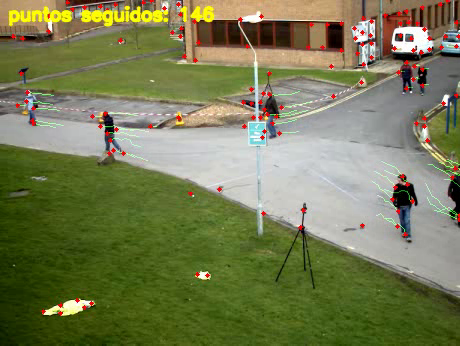
#> input picture frame 7 of tp04/salidas/lucas_kanade.mp4, 460 x 346 px, given in place of vtest.avi, which was not available
$ python ej_3_objeto_abandonado.py   (older library calls are emulated)
#> lines starting #> are read from the running program, lines starting #| are printed output that depends on the picture; after the words box and inside, x2 and y2 are one past the last pixel; in counts of white or black regions, pixels touching at a corner belong together
"""Ejercicio 3 — Alarma de objeto abandonado con dos modelos de fondo (MOG2 lento y rápido).

Un objeto que queda quieto termina absorbido por el modelo de fondo. Con dos MOG2 que aprenden
a distinta velocidad, un objeto quieto es primer plano para el LENTO pero ya es fondo para el
RÁPIDO:   estático = primer_plano(lento) Y NO primer_plano(rápido)
Si una región estática se mantiene más de T segundos, se da la alarma.

El video de muestra no tiene ningún objeto abandonado: a partir del cuadro DESDE se pega un
"bolso" sintético. Como sabemos dónde y cuándo aparece, se puede medir si la alarma acierta.
Con un video propio se pone SIMULAR = False.

Controles: ESPACIO pausa/reanuda, Q o ESC sale.
"""
from pathlib import Path

import cv2
import numpy as np

DATOS = Path(__file__).parent / 'datos'
VIDEO = DATOS / 'vtest.avi'
VENTANA = 'Objeto abandonado'
ESCALA = 0.6            # los cuadros se reducen al 60 % (como en el notebook)

K_OPEN = cv2.getStructuringElement(cv2.MORPH_ELLIPSE, (3, 3))
K_CLOSE = cv2.getStructuringElement(cv2.MORPH_ELLIPSE, (9, 9))


def reducir(frame):
    return cv2.resize(frame, None, fx=ESCALA, fy=ESCALA, interpolation=cv2.INTER_AREA)


def gris(f):
    return cv2.cvtColor(f, cv2.COLOR_BGR2GRAY) if f.ndim == 3 else f


# ---------------------------------------------------------------------------
# Simulación del objeto abandonado
# ---------------------------------------------------------------------------
def crear_bolso(ancho=26, alto=18, seed=0):
    # Textura aleatoria oscura y suavizada (para que no sea un rectángulo liso) con un borde
    # rojizo. Semilla fija: siempre el mismo bolso
    rng = np.random.default_rng(seed)
    bolso = rng.integers(10, 110, (alto, ancho, 3), dtype=np.uint8)
    bolso = cv2.GaussianBlur(bolso, (3, 3), 0)
    cv2.rectangle(bolso, (0, 0), (ancho - 1, alto - 1), (30, 30, 200), 1)
    return bolso


# [7 lines left out: function pegar_bolso, not called in this run]


# ---------------------------------------------------------------------------
# Dos modelos de fondo: lento y rápido
# ---------------------------------------------------------------------------
def fondo_inicial(ruta, n_init=100, paso=4):
    # Fondo de arranque: mediana, píxel a píxel, de un cuadro cada `paso` de los primeros n_init.
    # Las personas pasan y en cada píxel están poco tiempo, así que la mediana se queda con el
    # fondo. Con n_init = 1 se usaría sólo el primer cuadro, con la gente incluida, y donde
    # estaban esas personas aparecerían "fantasmas" cuando se van
#> called with n_init = 100, paso = 4
    cap = cv2.VideoCapture(str(ruta))
    cuadros = []
    for k in range(n_init):
        ok, f = cap.read()
        if not ok:
            break
        if k % paso == 0:
            cuadros.append(reducir(f))
#> this loop made 31 passes
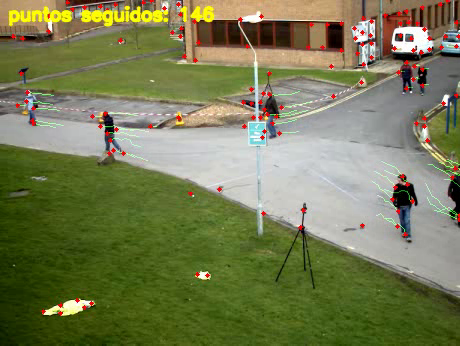
#> input picture frame 7 of tp04/salidas/lucas_kanade.mp4, 460 x 346 px, given in place of vtest.avi, which was not available
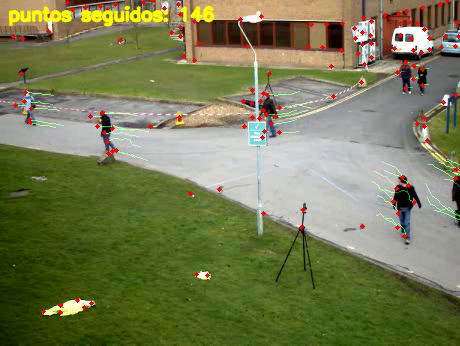
#> input picture frame 8 of tp04/salidas/lucas_kanade.mp4, 460 x 346 px, given in place of vtest.avi, which was not available
#> pass 3, in fondo_inicial, `ok, f = cap.read()`:
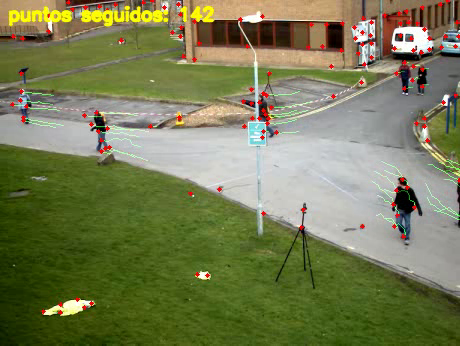
#> f: shape (346, 460, 3); mean B, G, R 84.1, 124.4, 120.3
#> after the loop:
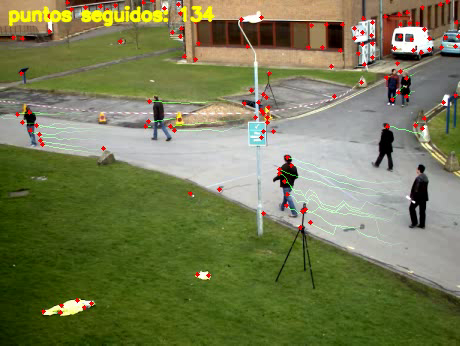
#> f: shape (346, 460, 3); mean B, G, R 83.1, 123.2, 119
#> after the loop, cuadros = 8 items
    cap.release()
    fondo = np.median(np.stack(cuadros), axis=0).astype(np.uint8)
    return cv2.GaussianBlur(fondo, (5, 5), 0)


# [47 lines left out: functions crear_modelos, aplicar_modelos, mascara_estatica, actualizar_persistencia, mascara_alarma, not called in this run]


def detectar_blobs(mascara, area_min=80):
    contornos, _ = cv2.findContours(mascara, cv2.RETR_EXTERNAL, cv2.CHAIN_APPROX_SIMPLE)
    return [cv2.boundingRect(c) for c in contornos if cv2.contourArea(c) >= area_min]


# ---------------------------------------------------------------------------
# Filtros contra falsas alarmas
# ---------------------------------------------------------------------------
# [33 lines left out: functions recortar_a_zona, forma_de_objeto_dejado, borde_medio, esta_presente, not called in this run]


class Detector:
    # Guarda el estado entre cuadros (los dos modelos y la persistencia de cada píxel)
    # [78 lines left out: functions __init__, procesar, con_titulo, dibujar_cajas, mapa_persistencia, armar_vista, not called in this run]


# ---------------------------------------------------------------------------
# Recorrido del video
# ---------------------------------------------------------------------------
def procesar(ruta, bolso, pos_bolso, desde, simular=True, n_init=100, **params):
    cap = cv2.VideoCapture(str(ruta))
    if not cap.isOpened():
        raise FileNotFoundError(f'No se pudo abrir el video: {ruta}')
    fps = cap.get(cv2.CAP_PROP_FPS) or 25
    det = Detector(fondo_inicial(ruta, n_init), fps, **params)
    eventos = []                # alarmas de cada cuadro
    n_forma = n_fantasma = 0    # cuadros con regiones descartadas por cada filtro
    i, pausa = 0, False

    while True:
        if not pausa:
            ok, frame = cap.read()
            if not ok:
                break
            frame = reducir(frame)

            # a partir del cuadro `desde` el bolso está en la escena
            hay_bolso = simular and i >= desde
            if hay_bolso:
                frame = pegar_bolso(frame, bolso, pos_bolso)

            r = det.procesar(frame)
            eventos.append(r['alarmas'])
            n_forma += bool(r['por_forma'])
            n_fantasma += bool(r['fantasmas'])

            estado = f'bolso desde hace {(i - desde) / fps:.1f} s' if hay_bolso else 'sin bolso'
            cv2.imshow(VENTANA, armar_vista(frame, r, det, i, estado, fps))
            i += 1

        tecla = cv2.waitKey(int(1000 / fps)) & 0xFF
        if tecla in (ord('q'), 27):
            break
        if tecla == ord(' '):
            pausa = not pausa

    cap.release()
    cv2.destroyAllWindows()
    return {'cuadros': i, 'fps': fps, 'eventos': eventos,
            'cuadros_forma': n_forma, 'cuadros_fantasma': n_fantasma}


# ---------------------------------------------------------------------------
# Evaluación (sólo con el bolso simulado: sabemos dónde está)
# ---------------------------------------------------------------------------
# [18 lines left out: functions sobre_bolso, evaluar, not called in this run]


if __name__ == '__main__':
    SIMULAR = True                       # False para usar un video propio con un objeto real
    POS_BOLSO = (193, 173)               # (x, y) en el cuadro reducido (461x346); misma posición que el notebook
    DESDE = 120                          # cuadro en que aparece el bolso
    T_ALARMA_S = 5                       # segundos quieto para dar la alarma
    LR_LENTO, LR_RAPIDO = 0.0008, 0.02
    ZONA_VIGILADA = (55, 86, 285, 207)   # x, y, ancho, alto
    N_INIT = 100                         # cuadros para el fondo inicial (1 = sólo el primero)

    print('PASO 1 — Simulación del objeto abandonado')
    print(f'  Se pega un "bolso" sintético de 26x18 px en {POS_BOLSO}, a partir del cuadro {DESDE}.')
    print('  Como sabemos dónde y cuándo aparece, se puede medir si la alarma acierta y cuánto tarda.')

    print('\nPASO 2 — Fondo inicial y dos modelos MOG2')
    print(f'  Fondo inicial: mediana de los primeros {N_INIT} cuadros (la gente pasa, el fondo queda).')
    print('  Un objeto quieto se vuelve fondo en ~0.1 / learningRate cuadros:')
    print(f'    LENTO  (lr {LR_LENTO}): ~{0.1 / LR_LENTO / 10:.1f} s -> lo nuevo, se mueva o no')
    print(f'    RÁPIDO (lr {LR_RAPIDO}): ~{0.1 / LR_RAPIDO / 10:.1f} s -> sólo lo que se mueve')

    print('\nPASO 3 — Máscara estática = lento Y NO rápido')
    print('  persona caminando: primer plano en los dos -> 0 | objeto quieto: sólo en el lento -> 1')

    print('\nPASO 4 — Persistencia')
    print(f'  Cada píxel cuenta cuántos cuadros seguidos es estático; a los {T_ALARMA_S} s ({T_ALARMA_S * 10} cuadros)')
    print('  es alarma. Si alguien pasa por encima, ese contador vuelve a 0.')

    print('\nPASO 5 — Filtros')
    print(f'  zona vigilada {ZONA_VIGILADA} | forma de bolso: área 200-900 px y proporción 0.3-3.5')
    print('  test de bordes: un objeto presente tiene bordes en el cuadro ACTUAL; un fantasma (objeto')
    print('  retirado) los tiene en el FONDO que recuerda el lento.')

    print('\n  Ventana: arriba = cuadro | primer plano LENTO | primer plano RÁPIDO')
    print('           abajo  = ESTÁTICO | PERSISTENCIA (azul -> rojo) | fondo que recuerda el LENTO')
    print('  rojo = ABANDONADO | naranja = descartado por forma | gris = fantasma | celeste = zona vigilada')
    print('  Mirá el bolso: blanco en el LENTO, negro en el RÁPIDO, y en la persistencia pasa de azul a rojo.')
    print('  ESPACIO pausa, Q o ESC sale.')

    bolso = crear_bolso()
    tam = (bolso.shape[1], bolso.shape[0])
    r = procesar(VIDEO, bolso, POS_BOLSO, DESDE, SIMULAR, N_INIT, lr_lento=LR_LENTO,
                 lr_rapido=LR_RAPIDO, t_alarma_s=T_ALARMA_S, zona=ZONA_VIGILADA)
    fps = r['fps']

    print('\nPASO 6 — Resultados')
    print(f'  -> {r["cuadros"]} cuadros a {fps:.0f} fps')
    if SIMULAR and r['cuadros'] > DESDE:
        ev = evaluar(r, POS_BOLSO, tam, DESDE)
        if ev['demora_s'] is not None:
            print(f'  -> ALARMA sobre el bolso {ev["demora_s"]:.1f} s después de que aparece '
                  f'(se pidieron {T_ALARMA_S} s); sonó durante {ev["duracion_s"]:.1f} s')
            print('     Se apaga cuando el LENTO también absorbe el bolso: la alarma tiene que sonar')
            print(f'     antes de ~{0.1 / LR_LENTO / 10:.0f} s, si no, nunca suena.')
        else:
            print('  -> la alarma nunca sonó sobre el bolso')
        falsas = ev['falsas']
        print(f'  -> cuadros con alarmas en OTRO lugar: {len(falsas)}'
              + (f' (entre el cuadro {falsas[0]} y el {falsas[-1]})' if falsas else ''))
        if falsas:
            print('     En este video salen del cartel junto al poste: dos personas estuvieron paradas ahí')
            print('     casi todo el arranque, así que la mediana las metió en el fondo inicial. Cuando se')
            print('     van, el LENTO ve "algo nuevo" (el cartel que tapaban) y el RÁPIDO ya lo aprendió:')
            print('     es un fantasma de objeto retirado. El test de bordes no lo descarta porque lo que')
            print('     quedó a la vista, el cartel, tiene bordes fuertes (ver "fondo que recuerda el LENTO").')
    print(f'  -> cuadros con regiones descartadas por forma: {r["cuadros_forma"]}, '
          f'como fantasma: {r["cuadros_fantasma"]}')

$ run again, starting later in the video
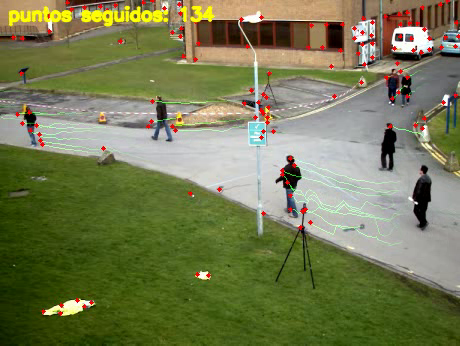
#> input picture frame 35 of tp04/salidas/lucas_kanade.mp4, 460 x 346 px, given in place of vtest.avi, which was not available
#> the loop in fondo_inicial, `for k in range(n_init):` made 31 passes
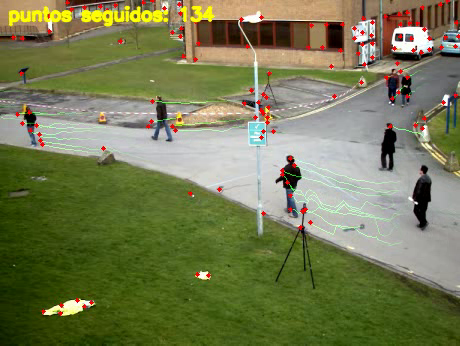
#> input picture frame 35 of tp04/salidas/lucas_kanade.mp4, 460 x 346 px, given in place of vtest.avi, which was not available
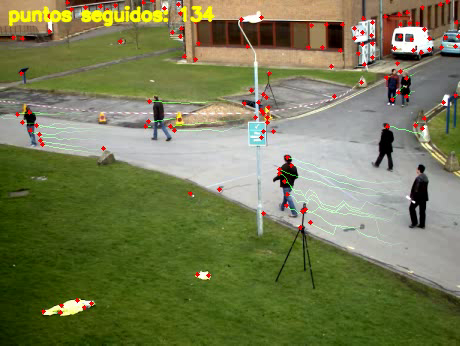
#> input picture frame 36 of tp04/salidas/lucas_kanade.mp4, 460 x 346 px, given in place of vtest.avi, which was not available
#> after the loop in fondo_inicial, `for k in range(n_init):`:
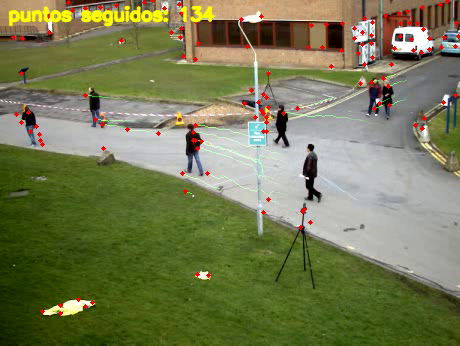
#> f: shape (346, 460, 3); mean B, G, R 83.7, 123.5, 119.6
#> after the loop in fondo_inicial, `for k in range(n_init):`: cuadros = 8 items

$ run again, starting later in the video
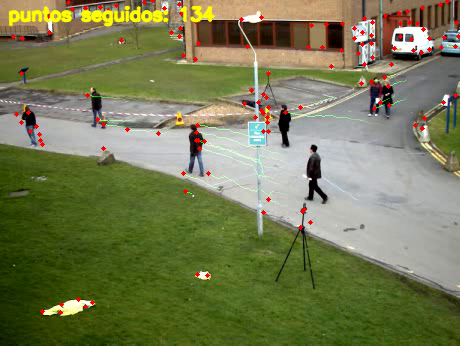
#> input picture frame 63 of tp04/salidas/lucas_kanade.mp4, 460 x 346 px, given in place of vtest.avi, which was not available
#> the loop in fondo_inicial, `for k in range(n_init):` made 17 passes
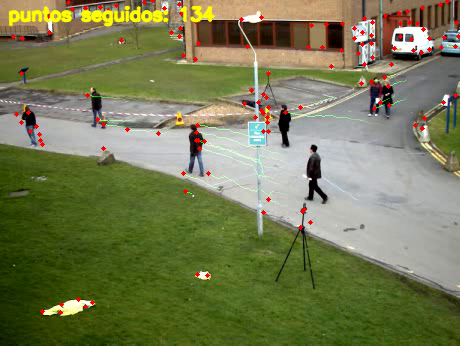
#> input picture frame 63 of tp04/salidas/lucas_kanade.mp4, 460 x 346 px, given in place of vtest.avi, which was not available
#> after the loop in fondo_inicial, `for k in range(n_init):`: cuadros = 4 items
#> the loop in crear_modelos, `for m in (lento, rapido):` made 2 passes
#> self.zona = (55, 86, 285, 207)
#> in procesar, frame is the input picture: shape (346, 460, 3); mean B, G, R 83.6, 123.5, 119.5
#> est: shape (208, 276); every value is 0
#> in mascara_estatica, `est = cv2.bitwise_and(fg_lento, cv2.bitwise_not(fg_rapido))`:
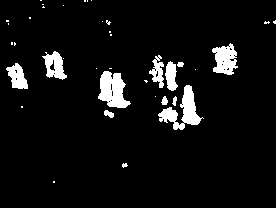
#> fg_lento: shape (208, 276); 6.4% white; 38 white regions (26 under 20 px), largest, box (x1, y1, x2, y2) and area: (158, 85, 204, 130) 785, (98, 71, 131, 108) 770, (212, 43, 238, 75) 550
#> in recortar_a_zona, `zx, zy, zw, zh = zona`: zx = 55; zy = 86; zw = 285; zh = 207
#> contornos = []
#> in procesar, `r = det.procesar(frame)`: r = 8 items
#> n_forma = 0
#> in armar_vista, `zx, zy, zw, zh = det.zona`: zx = 55; zy = 86; zw = 285; zh = 207
#> img: shape (208, 276, 3); every value is 0
#> p: shape (208, 276) float32; every value is 0
#> in armar_vista, `return np.vstack([arriba, abajo])`:
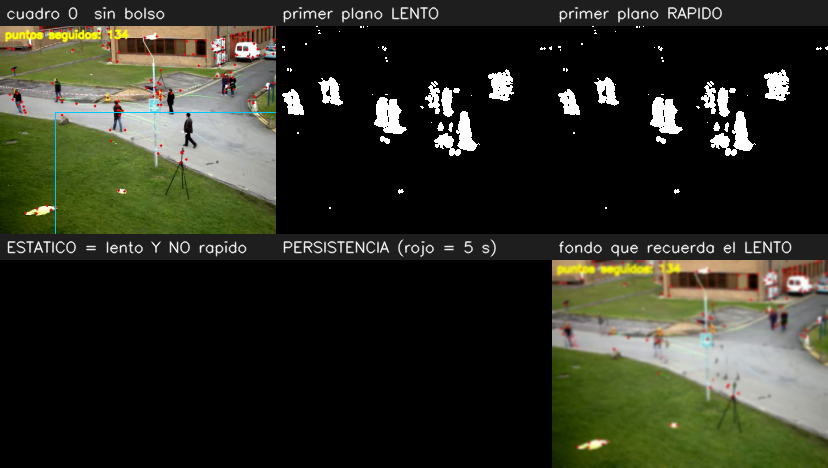
#> returned value: shape (468, 828, 3); mean of channels 0, 1, 2 35, 46.8, 45.4; drawn as B, G, R
#> `r = procesar(VIDEO, bolso, POS_BOLSO, DESDE, SIMULAR, N_INIT, lr_lento..`: r = {'cuadros': 1, 'fps': 10, 'eventos': [[]], 'cuadros_forma': 0, 'cuadros_fantasma': 0}
#> fps = 10
#|   -> 1 cuadros a 10 fps
#|   -> cuadros con regiones descartadas por forma: 0, como fantasma: 0
